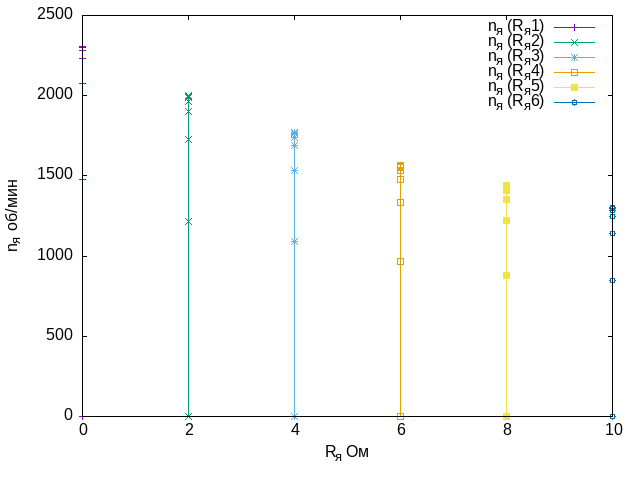

Source code (gnuplot):
set terminal 'png'
set output 'plot2.png'


set ylabel 'n_я об/мин'
set xlabel 'R_я Ом'

plot \
	'o0.csv' u 1:3  w lp t 'n_я (R_я1)', \
	'o1.csv' u 1:3  w lp t 'n_я (R_я2)', \
	'o2.csv' u 1:3  w lp t 'n_я (R_я3)', \
	'o3.csv' u 1:3  w lp t 'n_я (R_я4)', \
	'o4.csv' u 1:3  w lp t 'n_я (R_я5)', \
	'o5.csv' u 1:3  w lp t 'n_я (R_я6)'
